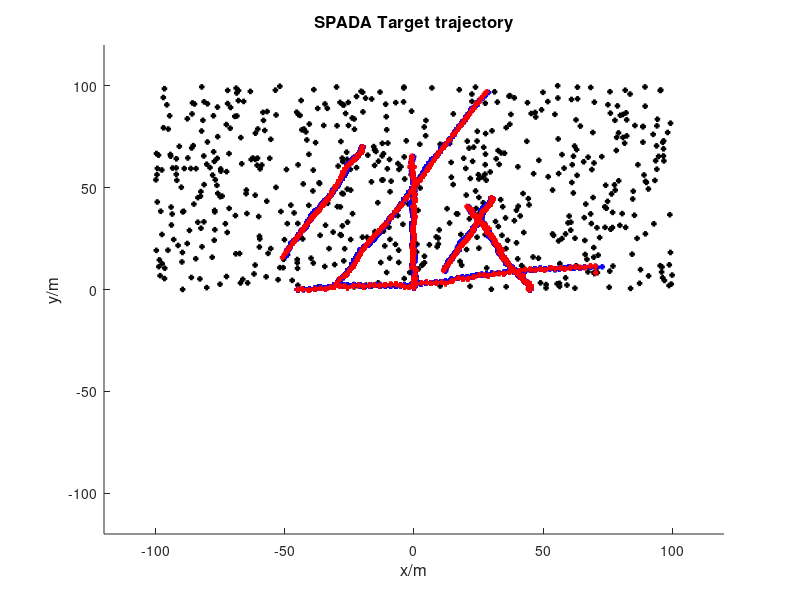

Here is the MATLAB script that generated this plot:
clc; clear; close all;
rng(6);

% basic parameter set
sample_time = 60;
N_targets = 6;
Rnoise_mea = 1;
mu_c = 10;                   % the mean number of clutters (Possion)
state_dim = 4;
range_c = [-100, 0; 100, 100];
T = 1;                      % sample interval
sigma_w = [0.1; 0; 0.1; 0];               % state transition noise variance
sigma_v = [0.1; 0.1];               % measurement noise variance
d_chi = 16;
Pd_xki = 0.9999;
L_ite = 20;

% the transition parameters matrix
Amat_state = [1 T 0 0; 0 1 0 0; 0 0 1 T; 0 0 0 1];
Hmat_mea = [1 0 0 0; 0 0 1 0];
Rmat_noise = eye(2) * diag(sigma_v);
Tmat_temp = [1, 1/T; 1/T, 2/T^2];
Pmat_cov = kron(Rmat_noise, Tmat_temp);
V = wgn(1,2,0);
Qmat_noise = [T^4/4*(V'*V)  T^3/2*(V'*V) ; T^3/2*(V'*V) T^2*(V'*V)];
% Question: what's this?


% targets location and velocity initialization
xPosition_true0 = [-30; 30; 45; 0; -20; -45];
yPosition_true0 = [3; 45; 0; 1; 70; 0];
xVelocity_true0 = [1; -0.3; -0.4; 0; -0.5; 2];
yVelocity_true0 = [1.5; -0.7; 0.6; 1; -1; 0.1];


% create the state array and measurement array
xPosseq_true = zeros(N_targets, sample_time);
yPosseq_true = zeros(N_targets, sample_time);
xVelseq_true = zeros(N_targets, sample_time);
yVelseq_true = zeros(N_targets, sample_time);

% Zkxseq_targets = zeros(N_targets, sample_time);
% Zkyseq_targets = zeros(N_targets, sample_time);

xPosseq_true(:, 1) = xPosition_true0;
yPosseq_true(:, 1) = yPosition_true0;
xVelseq_true(:, 1) = xVelocity_true0;
yVelseq_true(:, 1) = yVelocity_true0;

% Zkxseq_targets(:, 1) = xPosition_true0;
% Zkyseq_targets(:, 1) = yPosition_true0;

for k_time = 2 : sample_time
    Xtrue_nk = Amat_state * [xPosseq_true(:, k_time - 1)'; ...
        xVelseq_true(:, k_time - 1)'; yPosseq_true(:, k_time - 1)'; ...
        yVelseq_true(:, k_time - 1)'] + ...
        sqrt(sigma_w) .* randn(state_dim, 1);
    xPosseq_true(:, k_time) = Xtrue_nk(1, :);
    xVelseq_true(:, k_time) = Xtrue_nk(2, :);
    yPosseq_true(:, k_time) = Xtrue_nk(3, :);
    yVelseq_true(:, k_time) = Xtrue_nk(4, :);
    % xPosseq_true(:, k_time) = xPosseq_true(:, k_time - 1) + ...
    % xVelseq_true(:, k_time - 1);
    % yPosseq_true(:, k_time) = yPosseq_true(:, k_time - 1) + ...
    % yVelseq_true(:, k_time - 1);
    % xVelseq_true(:, k_time) = xVelseq_true(:, k_time - 1);
    % yVelseq_true(:, k_time) = yVelseq_true(:, k_time - 1);

    % Xstate_truek = [xPosseq_true(:, k_time - 1)]
end

Zkxseq_targets = xPosseq_true + sqrt(sigma_v(1)) * ...
    randn(N_targets, sample_time);
Zkyseq_targets = yPosseq_true + sqrt(sigma_v(2)) * ...
    randn(N_targets, sample_time);
Zkcell_seq = cat(1);
cPosset_seq = cat(1);

% combine the observations and clutters
for k_time = 1 : sample_time
    N_c = poissrnd(mu_c);   % the number of clutters
    cPosset_k = repmat(range_c(1, :), [N_c 1]) + ...
        rand(N_c, 2) * diag([-1, 1] * range_c);      % create the clutters
    cPosset_seq{k_time} = cPosset_k;
    Zkcell_seq{k_time} = [Zkxseq_targets(:, k_time), ...
        Zkyseq_targets(:, k_time); cPosset_k];
end

% apply the tracking algorithm to the noisy observations
xPosseq_hat = zeros(N_targets, sample_time);
yPosseq_hat = zeros(N_targets, sample_time);
xVelseq_hat = zeros(N_targets, sample_time);
yVelseq_hat = zeros(N_targets, sample_time);

xPosseq_hat(:, 1) = xPosition_true0;
yPosseq_hat(:, 1) = yPosition_true0;
xVelseq_hat(:, 1) = xVelocity_true0;
yVelseq_hat(:, 1) = yVelocity_true0;


% SPA data assciation
for k_time = 2 : sample_time
    Pmat_cov = Amat_state * Pmat_cov * Amat_state' + Qmat_noise;
    Smat_k = Hmat_mea * Pmat_cov * Hmat_mea' + Rmat_noise;
    Kmat_gain = Pmat_cov * Hmat_mea' / (Hmat_mea * Pmat_cov * ...
        Hmat_mea' + Rmat_noise);
    XPost_last = [xPosseq_hat(:, k_time - 1)'; ...
        xVelseq_hat(:, k_time - 1)'; yPosseq_hat(:, k_time - 1)'; ...
        yVelseq_hat(:, k_time - 1)'];
    XPri_k = Amat_state * XPost_last;
    Mk_mea = size(Zkcell_seq{k_time}, 1);
    betamat_imk = zeros(Mk_mea + 1, N_targets);

    for n_tidx = 1 : N_targets
        ZPri_nk = Hmat_mea * XPri_k(:, n_tidx);
        evec_Znk = ZPri_nk' - Zkcell_seq{k_time};
        dvec_nk = diag(evec_Znk / Smat_k * evec_Znk');
        betamat_imk(1 : Mk_mea, n_tidx) = Pd_xki * (exp(- 1/2 * ...
            dvec_nk) / sum(exp(- 1/2 * dvec_nk)));
        betamat_imk(1 + Mk_mea, n_tidx) = 1 - Pd_xki;
        % [~, aPrivec_k(n_tidx)] = max(betamat_imk(:, n_tidx));
    end
    ximat_mik = [ones(Mk_mea, N_targets), mu_c/N_targets * ...
        ones(Mk_mea, 1)];
    phimat_itel = betamat_imk(1 : Mk_mea, :) ./ ...
        betamat_imk(1 + Mk_mea, :);
    vmat_itel = zeros(Mk_mea, N_targets);
    for l_iter = 1 : L_ite
        for m_midx = 1 : Mk_mea
            for i_tidx = 1 : N_targets
                vmat_itel(m_midx, i_tidx) = 1 / (mu_c/N_targets + ...
                sum(phimat_itel(m_midx, :)) - phimat_itel(m_midx, i_tidx)*...
                ximat_mik(m_midx, i_tidx));
            end
        end

        for i_tidx = 1 : N_targets
            for m_midx = 1 : Mk_mea
                phimat_itel(m_midx, i_tidx) = betamat_imk(m_midx, i_tidx)/...
                    (betamat_imk(Mk_mea + 1, i_tidx) + ...
                    sum(betamat_imk(1 : Mk_mea, i_tidx) .* ...
                    vmat_itel(:, i_tidx)) - betamat_imk(m_midx, i_tidx) * ...
                    vmat_itel(m_midx, i_tidx));
            end
        end
    end
    Promat_a = zeros(Mk_mea + 1, N_targets);
    Promat_a(1 : Mk_mea, :) = betamat_imk(1 : Mk_mea, :) .* vmat_itel ./ ...
        (betamat_imk(Mk_mea + 1, :) + sum(betamat_imk(1 : Mk_mea, :)...
        .* vmat_itel));
    Promat_a(1 + Mk_mea, :) = betamat_imk(Mk_mea + 1, :) ./ ...
        (betamat_imk(Mk_mea + 1, :) + sum(betamat_imk(1 : Mk_mea, :)...
        .* vmat_itel));

    % aPrivec_k = zeros(N_targets, 1);
    XPost_k = zeros(state_dim, N_targets);

    for n_tidx = 1 : N_targets
        [~, aPrivec_nk] = max(betamat_imk(:, n_tidx));
        ZPost_nk = Zkcell_seq{k_time}(aPrivec_nk, :);
        XPost_k(:, n_tidx) = XPri_k(:, n_tidx) + Kmat_gain * (ZPost_nk' - ...
        Hmat_mea * XPri_k(:, n_tidx));
    end
    Pmat_cov = (eye(state_dim) - Kmat_gain * Hmat_mea) * Pmat_cov;
    xPosseq_hat(:, k_time) = XPost_k(1, :)';
    xVelseq_hat(:, k_time) = XPost_k(2, :)';
    yPosseq_hat(:, k_time) = XPost_k(3, :)';
    yVelseq_hat(:, k_time) = XPost_k(4, :)';

end




%% NN algorithm
% for k_time = 2 : sample_time
%     Pmat_cov = Amat_state * Pmat_cov * Amat_state' + Qmat_noise;
%     Smat_k = Hmat_mea * Pmat_cov * Hmat_mea' + Rmat_noise;
%     Kmat_gain = Pmat_cov * Hmat_mea' / (Hmat_mea * Pmat_cov * ...
%         Hmat_mea' + Rmat_noise);
%     for n_tidx = 1 : N_targets
%         XPri_nk = Amat_state * [xPosseq_hat(n_tidx, k_time - 1); ...
%             xVelseq_hat(n_tidx, k_time - 1); ...
%             yPosseq_hat(n_tidx, k_time - 1); ...
%             yVelseq_hat(n_tidx, k_time - 1)];
%         ZPri_nk = (Hmat_mea * XPri_nk)';

%         % dvec_nk = sqrt(sum((ZPri_nk - Zkcell_seq{k_time}) .^ 2, 2));
%         dvec_nk = diag((ZPri_nk - Zkcell_seq{k_time}) / Smat_k * ...
%         (ZPri_nk - Zkcell_seq{k_time})');
%         [dmin_nk, didx_nk] = min(dvec_nk);
%         if dmin_nk < d_chi
%             % the gain of kalman filter
%             ZPost_nk = Zkcell_seq{k_time}(didx_nk, :);
%             XPost_nk = XPri_nk + Kmat_gain * (ZPost_nk' - Hmat_mea * XPri_nk);
%             Pmat_cov = (eye(state_dim) - Kmat_gain * Hmat_mea) * Pmat_cov;
%         else
%             XPost_nk = XPri_nk;
%         end
%         xPosseq_hat(n_tidx, k_time) = XPost_nk(1);
%         xVelseq_hat(n_tidx, k_time) = XPost_nk(2);
%         yPosseq_hat(n_tidx, k_time) = XPost_nk(3);
%         yVelseq_hat(n_tidx, k_time) = XPost_nk(4);
%     end

% end



% plot the target trajectory
Fsz = 12;
Lw = 2;
Msz = 2;


fhandle_fig1 = figure(1);
title('SPADA Target trajectory', 'Fontsize', Fsz);
xlabel('x/m', 'Fontsize', Fsz);
ylabel('y/m', 'Fontsize', Fsz);
hold on;
xlim([-120 120])
ylim([-120 120])

N_show = 1 : N_targets;

for k_time = 1 : sample_time
    for n_tidx = N_show
        phandle_ture = plot(xPosseq_true(n_tidx, 1 : k_time), ...
        yPosseq_true(n_tidx, 1 : k_time), 'b', 'LineWidth', Lw, ...
        'Marker', 's', 'MarkerSize', Msz);
    end

    cPosset_k = cPosset_seq{k_time};
    for c_idx = 1 : size(cPosset_k, 1)
        phandle_clutter = plot(cPosset_k(c_idx, 1), cPosset_k(c_idx, 2),...
        'k*', 'LineWidth', Lw, 'Marker', 's', 'MarkerSize', Msz);
    end

    for n_tidx = N_show
        phandle_hat = plot(xPosseq_hat(n_tidx, 1 : k_time), ...
        yPosseq_hat(n_tidx, 1 : k_time), 'r', 'LineWidth', Lw, ...
        'Marker', 's', 'MarkerSize', Msz);
    end
    pause(0.1);
    % clf(fhandle_fig1)
end



